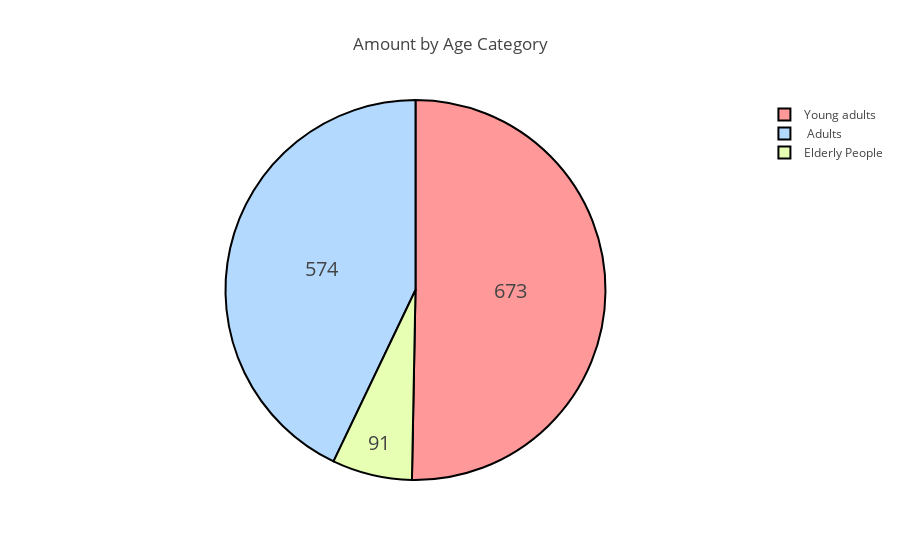

Notebook code cell kept with this figure:
### Code cell
colors = ["#ff9999", "#b3d9ff", " #e6ffb3"]

trace = go.Pie(labels=age_cat_Label, values=age_cat_amount,
               hoverinfo='label+percent', textinfo='value', 
               textfont=dict(size=20),
               marker=dict(colors=colors, 
                           line=dict(color='#000000', width=2)))

layout = go.Layout(title="Amount by Age Category")

fig = go.Figure(data=[trace], layout=layout)
plotly.offline.iplot(fig, filename='basic_pie_chart')

### Figure 1 — Plotly figure (JSON) as saved in the notebook; plotly's stock layout.template omitted (floating-point values rounded to 4 significant figures)
{"data": [{"hoverinfo": "label+percent", "labels": ["Young adults", " Adults", "Elderly People"], "marker": {"colors": ["#ff9999", "#b3d9ff", " #e6ffb3"], "line": {"color": "#000000", "width": 2}}, "textfont": {"size": 20}, "textinfo": "value", "type": "pie", "uid": "c1b2fe1a-cccf-11e8-857e-acbc327db2cf", "values": [673, 574, 91]}], "layout": {"title": "Amount by Age Category"}}
